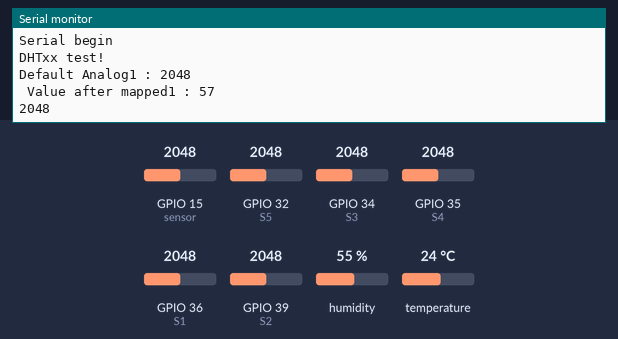
Simulated run of this sketch. Board: ESP32. On the bench: the last lines printed to the serial monitor. Inputs (shaded band) come from the test bench; at power-on: humidity 55 %, GPIO 15 (sensor) = 2048, GPIO 32 (S5) = 2048, GPIO 34 (S3) = 2048, GPIO 35 (S4) = 2048, GPIO 39 (S2) = 2048, GPIO 36 (S1) = 2048, temperature 24 °C.

Above: at 3.2 s.
3.3 s: humidity set to 22 %
At 5.9 s:
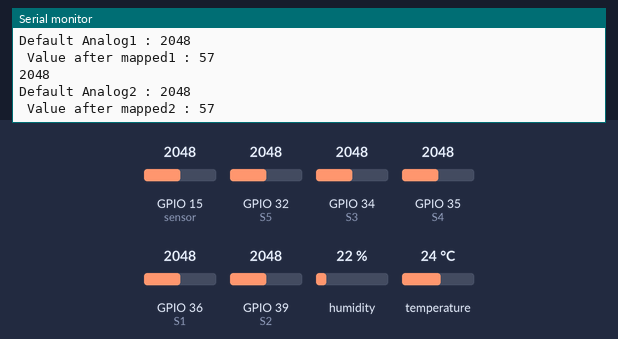
17.3 s: GPIO 15 (sensor) set to 2866
At 23.7 s:
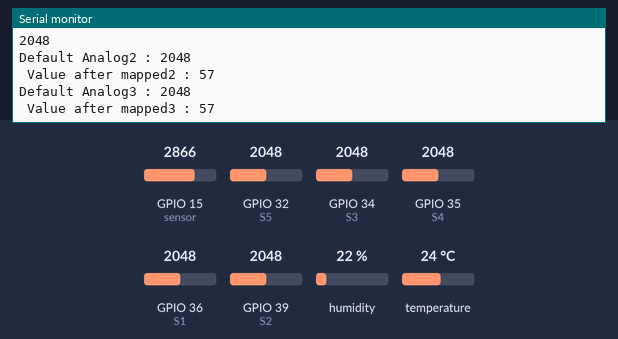
24.8 s: GPIO 32 (S5) set to 2866
At 27.1 s:
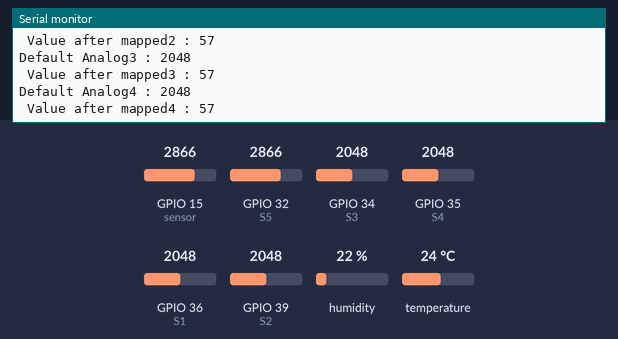
32.3 s: GPIO 34 (S3) set to 2866
At 35.7 s:
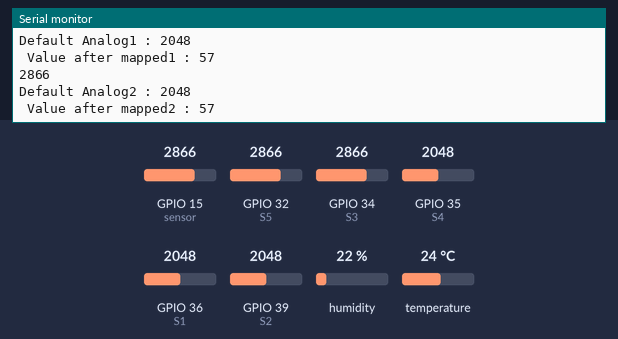
39.8 s: GPIO 35 (S4) set to 2866
At 41.4 s:
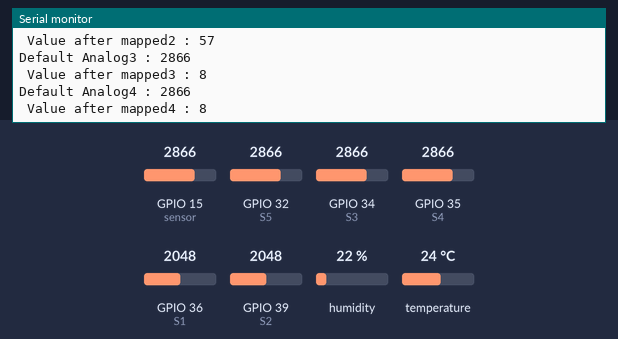
47.3 s: GPIO 39 (S2) set to 2866
At 51.2 s:
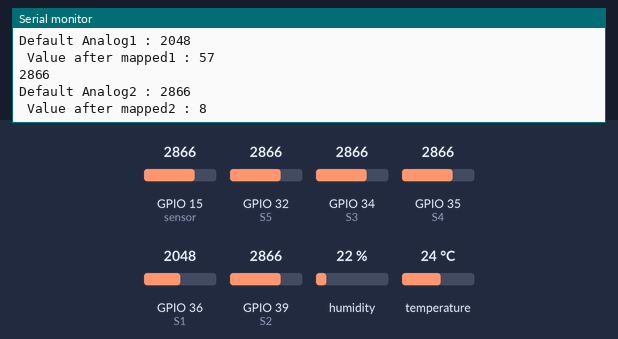
Timing chart, 0 to 52.7 s (numbered marks = the images above; inputs shaded):
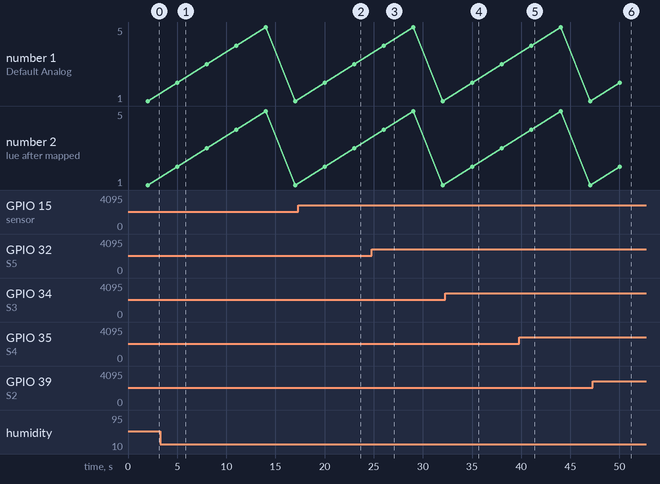

Measured:
- after the input at 39.8 s, the serial monitor: prints a new line after 1.2 s (image 5)
- after the input at 47.3 s, the serial monitor: prints a new line after 2.7 s (image 6)

The sketch:

YUM.ino
```cpp
#include "DHT.h"
#define DHTPIN 12
#define DHTTYPE DHT22
DHT dht(DHTPIN, DHTTYPE);

int S1 = 36, H1; //
int S2 = 39, H2; //
int S3 = 34, H3; //
int S4 = 35, H4; //
int S5 = 32, H5; //
int sensor = 15, val;

void setup() {
  Serial.begin(115200);
  Serial.println("Serial begin");
  Serial.println(F("DHTxx test!"));
  dht.begin();
  delay(2000);
}

void loop() {
  H1 = analogRead(S1);
  Serial.println(String("Default Analog1 : ") + H1);
  H1 = map(H1, 3000, 1330, 0,100);
  Serial.println(String(" Value after mapped1 : ") + H1);
  val = analogRead(sensor);
  Serial.println(val);
  delay(3000);
  H2 = analogRead(S2);
  Serial.println(String("Default Analog2 : ") + H2);
  H2 = map(H2, 3000, 1330, 0,100);
  Serial.println(String(" Value after mapped2 : ") + H2);
  delay(3000);
  H3 = analogRead(S3);
  Serial.println(String("Default Analog3 : ") + H3);
  H3 = map(H3, 3000, 1330, 0,100);
  Serial.println(String(" Value after mapped3 : ") + H3);
  delay(3000);
  H4 = analogRead(S4);
  Serial.println(String("Default Analog4 : ") + H4);
  H4 = map(H4, 3000, 1330, 0,100);
  Serial.println(String(" Value after mapped4 : ") + H4);
  delay(3000);
  H5 = analogRead(S5);
  Serial.println(String("Default Analog5 : ") + H5);
  H5 = map(H5, 3000, 1330, 0,100);
  Serial.println(String(" Value after mapped5 : ") + H5);
  val = analogRead(sensor);
  Serial.println(val);
  delay(3000);
  // Reading temperature or humidity takes about 250 milliseconds!
  // Sensor readings may also be up to 2 seconds 'old' (its a very slow sensor)
  float h = dht.readHumidity();
  // Read temperature as Celsius (the default)
  float t = dht.readTemperature();
  // Read temperature as Fahrenheit (isFahrenheit = true)
  float f = dht.readTemperature(true);

  // Check if any reads failed and exit early (to try again).
  if (isnan(h) || isnan(t) || isnan(f)) {
    Serial.println(F("Failed to read from DHT sensor!"));
    return;
  }

  // Compute heat index in Fahrenheit (the default)
  float hif = dht.computeHeatIndex(f, h);
  // Compute heat index in Celsius (isFahreheit = false)
  float hic = dht.computeHeatIndex(t, h, false);

  Serial.print(F("Humidity: "));
  Serial.print(h);
  Serial.print(F("%  Temperature: "));
  Serial.print(t);
  Serial.print(F(" C "));
  Serial.print(f);
  Serial.print(F(" F  Heat index: "));
  Serial.print(hic);
  Serial.print(F(" C "));
  Serial.print(hif);
  Serial.println(F(" F"));
}
```
